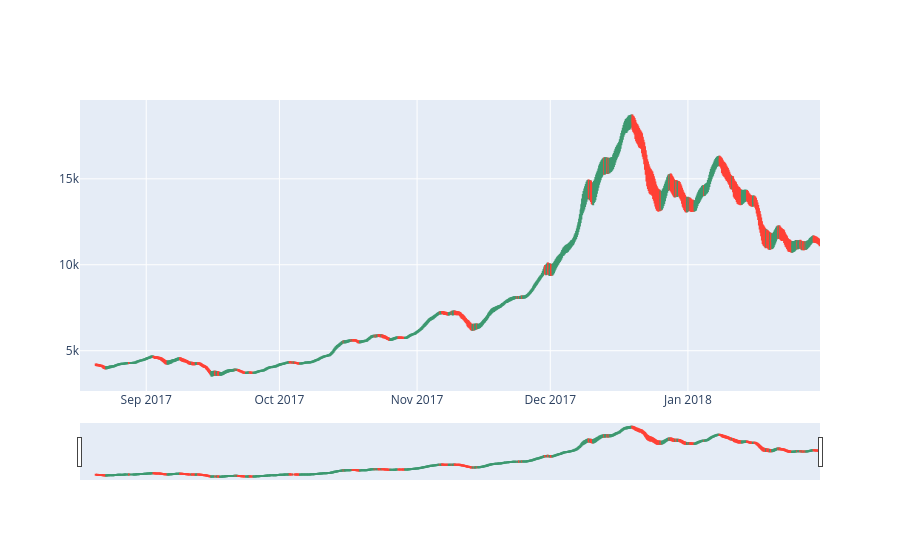

The notebook cell saved with this chart:
### Code cell
HEAD: int = 1000
EXPONENTIONAL_MOVING_AVERAGE: int = 21

go.Figure(
    data=[
        go.Candlestick(
            x=ohlc["open_time"].head(HEAD),
            open=ohlc["open-macro"].head(HEAD),
            high=ohlc["high-macro"].head(HEAD),
            low=ohlc["low-macro"].head(HEAD),
            close=ohlc["close-macro"].head(HEAD)
        )
    ]
)

### Figure 1 — Plotly figure (JSON) as saved in the notebook; plotly's stock layout.template omitted (floating-point values rounded to 4 significant figures; data arrays with more than 128 entries replaced by an {"elided": "..."} marker saying what was removed)
{"data": [{"close": {"elided": "1000 float values"}, "high": {"elided": "1000 float values"}, "low": {"elided": "1000 float values"}, "open": {"elided": "1000 float values"}, "type": "candlestick", "x": {"elided": "1000 str values"}}], "layout": {}}
